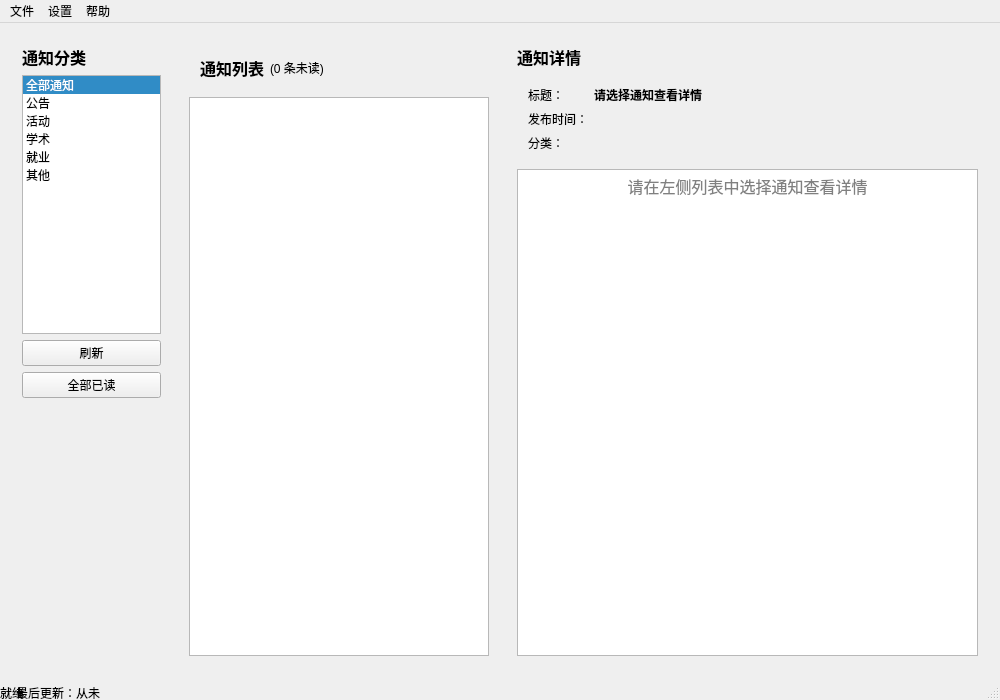
<?xml version="1.0" encoding="UTF-8"?>
<ui version="4.0">
 <class>MainWindow</class>
 <widget class="QMainWindow" name="MainWindow">
  <property name="geometry">
   <rect>
    <x>0</x>
    <y>0</y>
    <width>1000</width>
    <height>700</height>
   </rect>
  </property>
  <property name="windowTitle">
   <string>校园通知客户端</string>
  </property>
  <widget class="QWidget" name="centralwidget">
   <layout class="QHBoxLayout" name="horizontalLayout" stretch="1,2,3">
    <item>
     <widget class="QWidget" name="categoryWidget" native="true">
      <layout class="QVBoxLayout" name="verticalLayout_3">
       <item>
        <widget class="QLabel" name="categoryLabel">
         <property name="text">
          <string>通知分类</string>
         </property>
         <property name="font">
          <font>
           <pointsize>12</pointsize>
           <weight>75</weight>
           <bold>true</bold>
          </font>
         </property>
        </widget>
       </item>
       <item>
        <widget class="QListWidget" name="categoryListWidget">
         <property name="selectionMode">
          <enum>QAbstractItemView::SingleSelection</enum>
         </property>
         <property name="currentRow">
          <number>0</number>
         </property>
         <item>
          <property name="text">
           <string>全部通知</string>
          </property>
         </item>
         <item>
          <property name="text">
           <string>公告</string>
          </property>
         </item>
         <item>
          <property name="text">
           <string>活动</string>
          </property>
         </item>
         <item>
          <property name="text">
           <string>学术</string>
          </property>
         </item>
         <item>
          <property name="text">
           <string>就业</string>
          </property>
         </item>
         <item>
          <property name="text">
           <string>其他</string>
          </property>
         </item>
        </widget>
       </item>
       <item>
        <widget class="QPushButton" name="refreshButton">
         <property name="text">
          <string>刷新</string>
         </property>
        </widget>
       </item>
       <item>
        <widget class="QPushButton" name="markAllReadButton">
         <property name="text">
          <string>全部已读</string>
         </property>
        </widget>
       </item>
       <item>
        <spacer name="verticalSpacer">
         <property name="orientation">
          <enum>Qt::Vertical</enum>
         </property>
         <property name="sizeHint" stdset="0">
          <size>
           <width>20</width>
           <height>40</height>
          </size>
         </property>
        </spacer>
       </item>
      </layout>
     </widget>
    </item>
    <item>
     <widget class="QWidget" name="noticeListWidget" native="true">
      <layout class="QVBoxLayout" name="verticalLayout_2">
       <item>
        <widget class="QWidget" name="noticeListHeaderWidget" native="true">
         <layout class="QHBoxLayout" name="horizontalLayout_2">
          <item>
           <widget class="QLabel" name="noticeListLabel">
            <property name="text">
             <string>通知列表</string>
            </property>
            <property name="font">
             <font>
              <pointsize>12</pointsize>
              <weight>75</weight>
              <bold>true</bold>
             </font>
            </property>
           </widget>
          </item>
          <item>
           <widget class="QLabel" name="unreadCountLabel">
            <property name="text">
             <string>(0 条未读)</string>
            </property>
           </widget>
          </item>
          <item>
           <spacer name="horizontalSpacer">
            <property name="orientation">
             <enum>Qt::Horizontal</enum>
            </property>
            <property name="sizeHint" stdset="0">
             <size>
              <width>40</width>
              <height>20</height>
             </size>
            </property>
           </spacer>
          </item>
         </layout>
        </widget>
       </item>
       <item>
        <widget class="QListView" name="noticeListView">
         <property name="selectionMode">
          <enum>QAbstractItemView::SingleSelection</enum>
         </property>
         <property name="alternatingRowColors">
          <bool>true</bool>
         </property>
        </widget>
       </item>
      </layout>
     </widget>
    </item>
    <item>
     <widget class="QWidget" name="noticeDetailWidget" native="true">
      <layout class="QVBoxLayout" name="verticalLayout">
       <item>
        <widget class="QLabel" name="noticeDetailLabel">
         <property name="text">
          <string>通知详情</string>
         </property>
         <property name="font">
          <font>
           <pointsize>12</pointsize>
           <weight>75</weight>
           <bold>true</bold>
          </font>
         </property>
        </widget>
       </item>
       <item>
        <widget class="QWidget" name="noticeInfoWidget" native="true">
         <layout class="QFormLayout" name="formLayout">
          <item row="0" column="0">
           <widget class="QLabel" name="titleLabel">
            <property name="text">
             <string>标题：</string>
            </property>
           </widget>
          </item>
          <item row="0" column="1">
           <widget class="QLabel" name="noticeTitleLabel">
            <property name="text">
             <string>请选择通知查看详情</string>
            </property>
            <property name="font">
             <font>
              <weight>75</weight>
              <bold>true</bold>
             </font>
            </property>
            <property name="wordWrap">
             <bool>true</bool>
            </property>
           </widget>
          </item>
          <item row="1" column="0">
           <widget class="QLabel" name="publishTimeLabel">
            <property name="text">
             <string>发布时间：</string>
            </property>
           </widget>
          </item>
          <item row="1" column="1">
           <widget class="QLabel" name="noticePublishTimeLabel">
            <property name="text">
             <string/>
            </property>
           </widget>
          </item>
          <item row="2" column="0">
           <widget class="QLabel" name="categoryDetailLabel">
            <property name="text">
             <string>分类：</string>
            </property>
           </widget>
          </item>
          <item row="2" column="1">
           <widget class="QLabel" name="noticeCategoryLabel">
            <property name="text">
             <string/>
            </property>
           </widget>
          </item>
         </layout>
        </widget>
       </item>
       <item>
        <widget class="QTextBrowser" name="noticeContentTextBrowser">
         <property name="html">
          <string>&lt;!DOCTYPE HTML PUBLIC "-//W3C//DTD HTML 4.0//EN" "http://www.w3.org/TR/REC-html40/strict.dtd"&gt;
&lt;html&gt;&lt;head&gt;&lt;meta name="qrichtext" content="1" /&gt;&lt;style type="text/css"&gt;
 p, li { white-space: pre-wrap; }
&lt;/style&gt;&lt;/head&gt;&lt;body style=" font-family:'SimSun'; font-size:9pt; font-weight:400; font-style:normal;"&gt;
&lt;p align="center" style=" margin-top:0px; margin-bottom:0px; margin-left:0px; margin-right:0px; -qt-block-indent:0; text-indent:0px;"&gt;&lt;span style=" font-size:12pt; color:#808080;"&gt;请在左侧列表中选择通知查看详情&lt;/span&gt;&lt;/p&gt;&lt;/body&gt;&lt;/html&gt;</string>
         </property>
        </widget>
       </item>
      </layout>
     </widget>
    </item>
   </layout>
  </widget>
  <widget class="QMenuBar" name="menubar">
   <property name="geometry">
    <rect>
     <x>0</x>
     <y>0</y>
     <width>1000</width>
     <height>26</height>
    </rect>
   </property>
   <widget class="QMenu" name="menu">
    <property name="title">
     <string>文件</string>
    </property>
    <addaction name="actionExit"/>
   </widget>
   <widget class="QMenu" name="menu_2">
    <property name="title">
     <string>设置</string>
    </property>
    <addaction name="actionSettings"/>
   </widget>
   <widget class="QMenu" name="menu_3">
    <property name="title">
     <string>帮助</string>
    </property>
    <addaction name="actionAbout"/>
   </widget>
   <addaction name="menu"/>
   <addaction name="menu_2"/>
   <addaction name="menu_3"/>
  </widget>
  <widget class="QStatusBar" name="statusbar">
   <widget class="QLabel" name="statusLabel">
    <property name="text">
     <string>就绪</string>
    </property>
    <property name="alignment">
     <set>Qt::AlignLeft|Qt::AlignVCenter</set>
    </property>
   </widget>
   <widget class="QLabel" name="lastUpdateTimeLabel">
    <property name="text">
     <string>最后更新：从未</string>
    </property>
    <property name="alignment">
     <set>Qt::AlignRight|Qt::AlignVCenter</set>
    </property>
   </widget>
  </widget>
  <action name="actionExit">
   <property name="text">
    <string>退出</string>
   </property>
  </action>
  <action name="actionSettings">
   <property name="text">
    <string>设置</string>
   </property>
  </action>
  <action name="actionAbout">
   <property name="text">
    <string>关于</string>
   </property>
  </action>
 </widget>
 <layoutdefault spacing="6" margin="11"/>
 <resources/>
 <connections/>
</ui>
